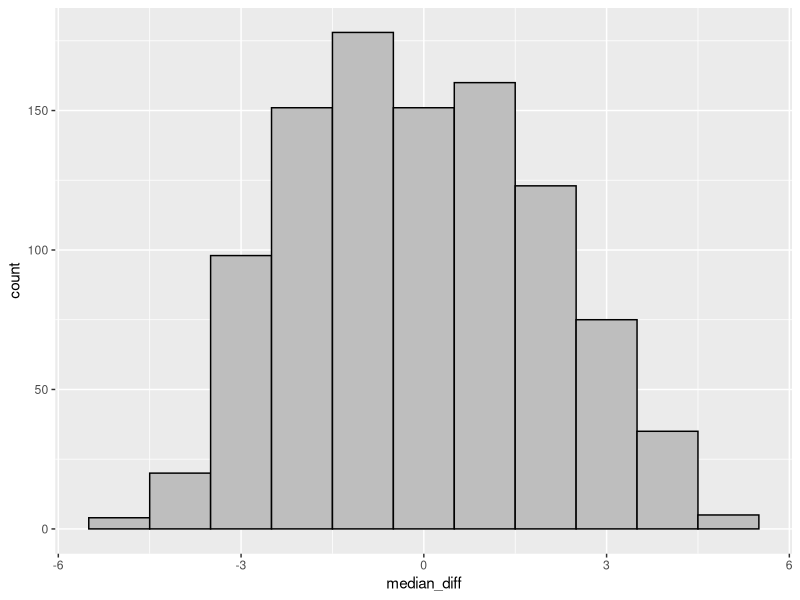

The R script that drew this image:
## ---- chunk 1
library(tidyverse)
library(knitr)
opts_chunk$set(warning = FALSE, message = FALSE)
## ---- chunk 2
social_media_usage <- c(rep("Low", 30), rep("High", 16));
anxiety_score <- c(24.64, 39.29, 16.32, 32.83, 28.02, 
                   33.31, 20.60, 21.13, 26.69, 28.90,
                   26.43, 24.23, 7.10,  32.86, 21.06,
                   28.89, 28.71, 31.73, 30.02, 21.96,
                   25.49, 38.81, 27.85, 30.29, 30.72,
                   21.43, 22.24, 11.12, 30.86, 19.92,
                   33.57, 34.09, 27.63, 31.26,
                   35.91, 26.68, 29.49, 35.32,
                   26.24, 32.34, 31.34, 33.53,
                   27.62, 42.91, 30.20, 32.54)

anxiety_data <- tibble(social_media_usage, anxiety_score)
glimpse(anxiety_data)
## ---- chunk 3

## ---- chunk 4
# Note: including the .groups="drop" option in summarise() will suppress a friendly 
# warning R prints otherwise "`summarise()` ungrouping output (override with 
#`.groups` argument)".  
  # Including the .groups="drop" option is optional, but you should include it if you 
#don't want to see that warning.
test_stat <- anxiety_data %>% group_by(social_media_usage) %>%
  summarise(medians = median(anxiety_score), .groups="drop") %>%
  summarise(value = diff(medians))
test_stat <- as.numeric(test_stat)
test_stat

set.seed(523)
repetitions <- 1000;
simulated_values <- rep(NA, repetitions)

for(i in 1:repetitions){
  simdata <- anxiety_data %>% mutate(social_media_usage = sample(social_media_usage))

  sim_value <- simdata %>% group_by(social_media_usage) %>%
    summarise(medians = median(anxiety_score), .groups="drop") %>%
    summarise(value = diff(medians))
  
  simulated_values[i] <- as.numeric(sim_value)
}

sim <- tibble(median_diff = simulated_values)

sim %>% ggplot(aes(x=median_diff)) + geom_histogram(binwidth=1, color="black", fill="gray")

# Calculate p-value
num_more_extreme <- sim %>% filter(abs(median_diff) >= abs(test_stat)) %>% summarise(n())

p_value <- as.numeric(num_more_extreme / repetitions)
p_value
## ---- chunk 5
library(tidyverse)

data <- tibble(group=c(rep("airbag",10541),rep("no_airbag",9867)),
               outcome=c(rep("dead",45), rep("alive",10541-45), 
                         rep("dead",62), rep("alive",9867-62)))
## ---- chunk 6
set.seed(523) # Replace the number in the parentheses with the 1st, 3rd, and 5th
# digits in your student number.

## ---- chunk 7
# space for scratch work if needed

